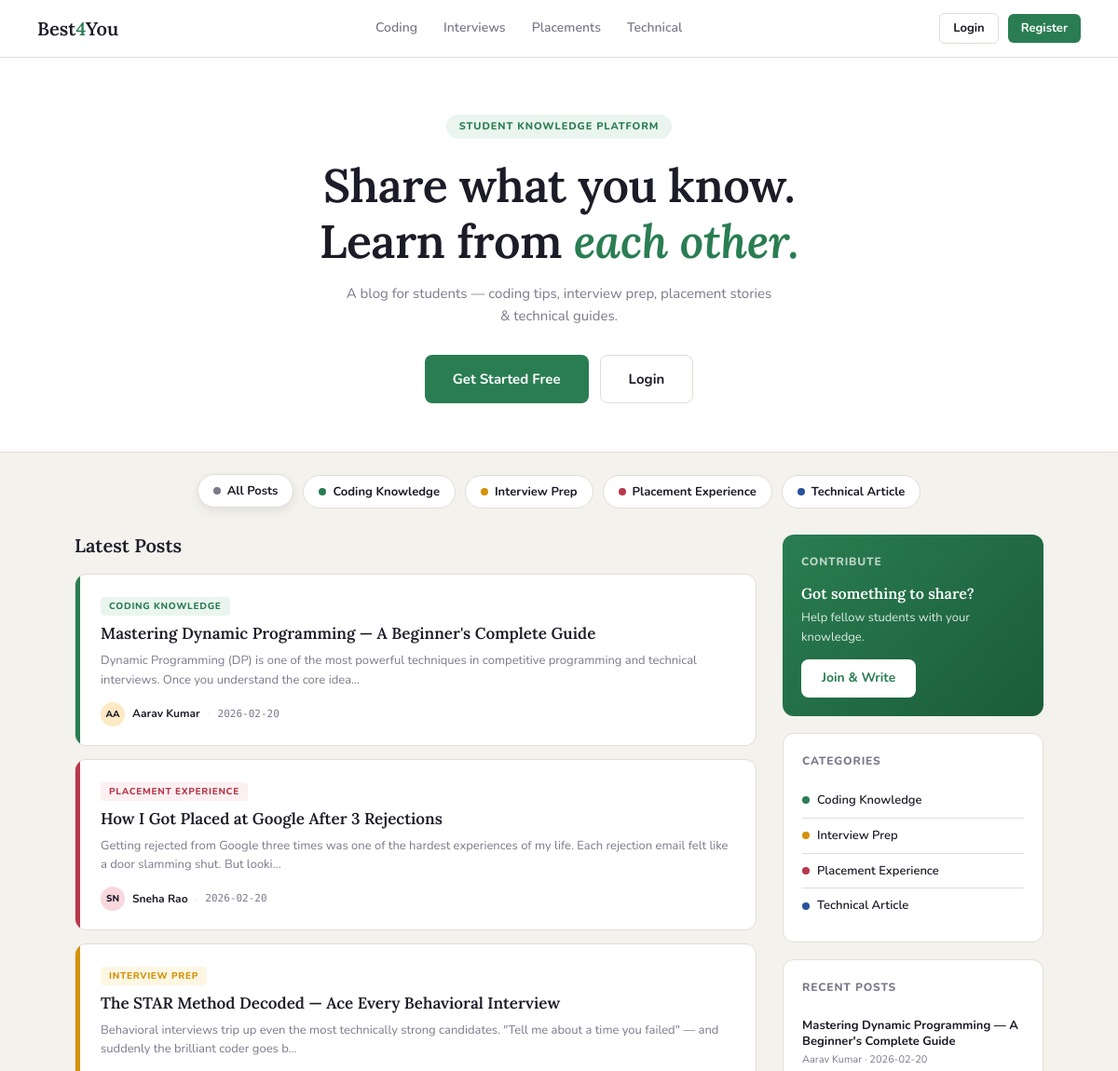
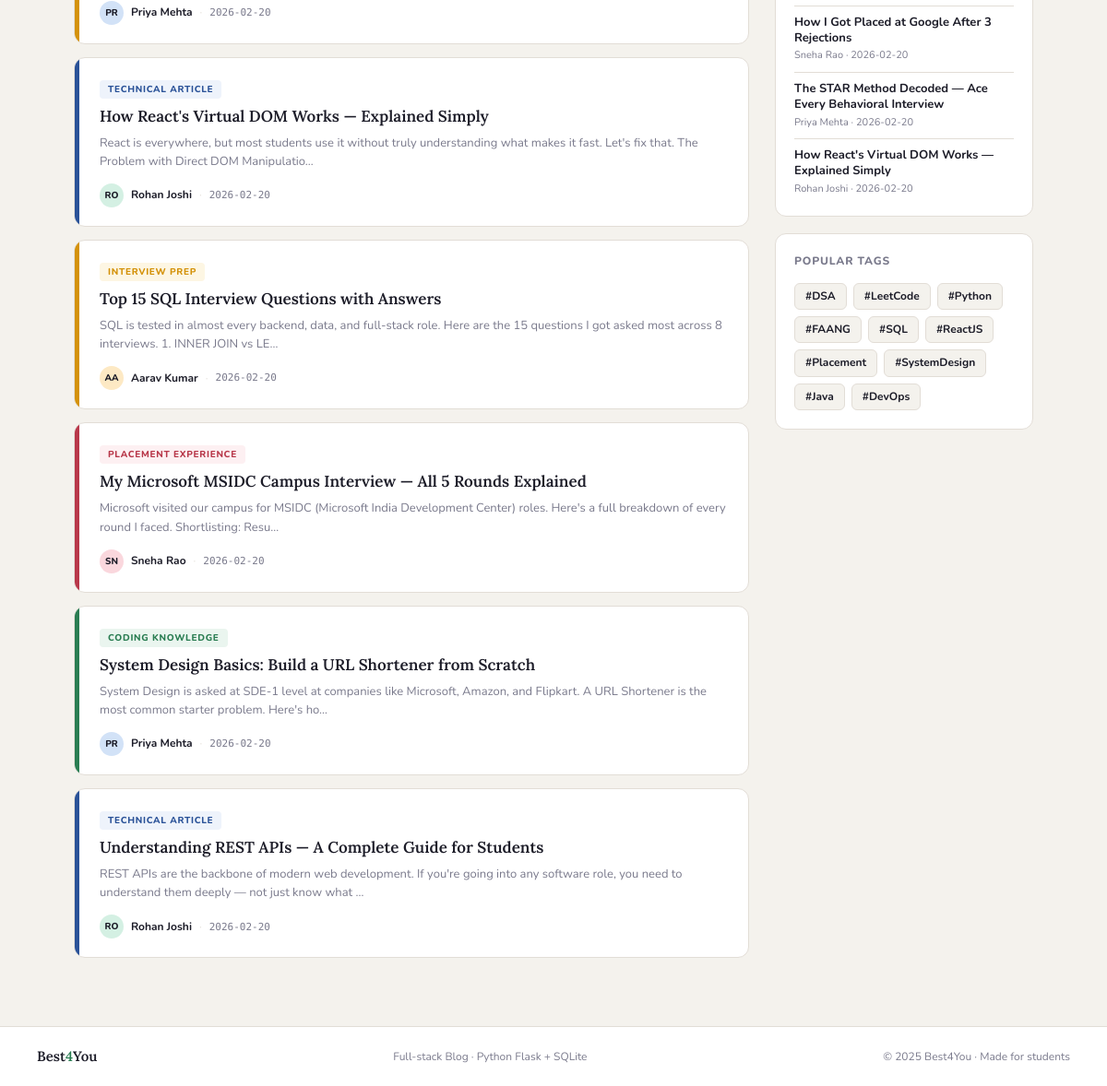
The page / on the database its author committed (2 pictures, top to bottom).
### tables this page shows
CREATE TABLE posts (
            id         INTEGER PRIMARY KEY AUTOINCREMENT,
            user_id    INTEGER NOT NULL,
            title      TEXT    NOT NULL,
            content    TEXT    NOT NULL,
            category   TEXT    NOT NULL,
            tags       TEXT    DEFAULT '',
            created_at TEXT    DEFAULT (DATETIME('now')),
            FOREIGN KEY (user_id) REFERENCES users(id)
        );

CREATE TABLE users (
            id       INTEGER PRIMARY KEY AUTOINCREMENT,
            name     TEXT    NOT NULL,
            username TEXT    NOT NULL UNIQUE,
            email    TEXT    NOT NULL UNIQUE,
            password TEXT    NOT NULL,
            salt     TEXT    NOT NULL,
            joined   TEXT    DEFAULT (DATE('now'))
        );

### routes/main.py (the view)
@main_bp.route('/')
def home():
    category = request.args.get('category', '')
    posts = get_all_posts(category if category in CATEGORIES else None)
    recent = get_all_posts()[:4]
    return render_template(
        'home.html',
        posts=posts,
        recent=recent,
        categories=CATEGORIES,
        active_cat=category,
    )

### database.py (called while the page is built)
def get_db():
    conn = sqlite3.connect(DB_PATH)
    conn.row_factory = sqlite3.Row  # Access columns by name
    return conn

def get_all_posts(category=None):
    conn = get_db()
    if category:
        posts = conn.execute(
            '''SELECT p.*, u.name AS author_name
               FROM posts p JOIN users u ON p.user_id = u.id
               WHERE p.category = ?
               ORDER BY p.created_at DESC''',
            (category,)
        ).fetchall()
    else:
        posts = conn.execute(
            '''SELECT p.*, u.name AS author_name
               FROM posts p JOIN users u ON p.user_id = u.id
               ORDER BY p.created_at DESC'''
        ).fetchall()
    conn.close()
    return posts

### templates/home.html (shortened to what this page needs)
{% extends "base.html" %}
{% block content %}
<section class="hero">
  <div class="hero-chip">Student Knowledge Platform</div>
  <h1>Share what you know.<br/>Learn from <em>each other.</em></h1>
  <p>A blog for students — coding tips, interview prep, placement stories &amp; technical guides.</p>
  <div class="hero-btns">
    {% if session.user_id %}
      <a href="{{ url_for('posts.write') }}" class="btn btn-green btn-lg">✍️ Write a Post</a>
      <a href="{{ url_for('posts.profile') }}" class="btn btn-outline btn-lg">My Profile</a>
    {% else %}
      <a href="{{ url_for('auth.register') }}" class="btn btn-green btn-lg">Get Started Free</a>
      <a href="{{ url_for('auth.login') }}" class="btn btn-outline btn-lg">Login</a>
    {% endif %}
  </div>
</section>
<div class="filter-bar">
  <a href="{{ url_for('main.home') }}" class="fpill fall {% if not active_cat %}on{% endif %}">
    <div class="fd" style="background:var(--muted)"></div> All Posts
  </a>
  {% for key, label in categories.items() %}
    <a href="{{ url_for('main.home') }}?category={{ key }}"
       class="fpill f{{ key[:1] }} {% if active_cat == key %}on{% endif %}">
      <div class="fd"></div> {{ label }}
    </a>
  {% endfor %}
</div>
<div class="content-wrap">
  <div class="posts-col">
    <h2 class="section-heading">
      {% if active_cat %}{{ categories[active_cat] }}{% else %}Latest Posts{% endif %}
    </h2>
    {% if posts %}
      {% for post in posts %}
        <article class="post-card" onclick="window.location='{{ url_for('posts.view_post', post_id=post.id) }}'">
          <div class="post-accent ac-{{ post.category }}"></div>
          <div class="post-inner">
            <span class="post-tag tb-{{ post.category }}">{{ categories[post.category] }}</span>
            <h3>{{ post.title }}</h3>
            <p class="post-excerpt">{{ post.content[:150] }}{% if post.content|length > 150 %}…{% endif %}</p>
            <div class="post-foot">
              <div class="post-meta-row">
                <div class="av-sm" style="background:var(--av-{{ loop.index % 4 }})">
                  {{ post.author_name[:2].upper() }}
                </div>
                <span class="author-name">{{ post.author_name }}</span>
                <span class="dot-sep">·</span>
                <span class="post-date">{{ post.created_at[:10] }}</span>
              </div>
            </div>
          </div>
        </article>
      {% endfor %}
    {% endif %}
  </div>
  <aside class="sidebar">
    <div class="widget widget-cta">
      <div class="widget-title">Contribute</div>
      <h3>Got something to share?</h3>
      <p>Help fellow students with your knowledge.</p>
      {% if session.user_id %}
        <a href="{{ url_for('posts.write') }}" class="btn btn-white">+ Write a Post</a>
      {% else %}
        <a href="{{ url_for('auth.register') }}" class="btn btn-white">Join & Write</a>
      {% endif %}
    </div>
    <div class="widget">
      <div class="widget-title">Categories</div>
      {% for key, label in categories.items() %}
        <a href="{{ url_for('main.home') }}?category={{ key }}" class="cat-link cat-{{ key }}">
          <span class="cat-dot"></span>{{ label }}
        </a>
      {% endfor %}
    </div>
    <div class="widget">
      <div class="widget-title">Recent Posts</div>
      {% for post in recent %}
        <a href="{{ url_for('posts.view_post', post_id=post.id) }}" class="recent-item">
          <div class="recent-title">{{ post.title }}</div>
          <div class="recent-meta">{{ post.author_name }} · {{ post.created_at[:10] }}</div>
        </a>
      {% endfor %}
    </div>
    <div class="widget">
      <div class="widget-title">Popular Tags</div>
      <div class="tag-cloud">
        {% for tag in ['#DSA','#LeetCode','#Python','#FAANG','#SQL','#ReactJS','#Placement','#SystemDesign','#Java','#DevOps'] %}
          <span class="tchip">{{ tag }}</span>
        {% endfor %}
      </div>
    </div>
  </aside>
</div>
{% endblock %}

### templates/base.html (shortened to what this page needs)
<!DOCTYPE html>
<html lang="en">
<head>
  <link rel="stylesheet" href="{{ url_for('static', filename='css/main.css') }}"/>
</head>
<body>
<nav>
  <a href="{{ url_for('main.home') }}" class="logo">Best<span>4</span>You</a>
  <div class="nav-center">
    <a href="{{ url_for('main.home') }}?category=coding">Coding</a>
    <a href="{{ url_for('main.home') }}?category=interview">Interviews</a>
    <a href="{{ url_for('main.home') }}?category=placement">Placements</a>
    <a href="{{ url_for('main.home') }}?category=tech">Technical</a>
  </div>
  <div class="nav-right">
    {% if session.user_id %}
      <a href="{{ url_for('posts.write') }}" class="btn btn-outline btn-sm">✍️ Write</a>
      <a href="{{ url_for('posts.profile') }}" class="nav-user">
        <div class="nav-avatar">{{ session.user_name[:2].upper() }}</div>
        <span>{{ session.user_name.split()[0] }}</span>
      </a>
      <a href="{{ url_for('auth.logout') }}" class="btn btn-sm" style="color:var(--muted);border:1.5px solid var(--border);background:transparent">Logout</a>
    {% else %}
      <a href="{{ url_for('auth.login') }}" class="btn btn-outline btn-sm">Login</a>
      <a href="{{ url_for('auth.register') }}" class="btn btn-green btn-sm">Register</a>
    {% endif %}
  </div>
</nav>
{% block content %}{% endblock %}
<footer>
  <div class="logo" style="font-size:15px">Best<span>4</span>You</div>
  <span>Full-stack Blog · Python Flask + SQLite</span>
  <span>© 2025 Best4You · Made for students</span>
</footer>
</body>
</html>

### rows shown on the page
posts: category "CODING KNOWLEDGE", title "Mastering Dynamic Programming — A Beginner's Complete Guide", content "Dynamic Programming (DP) is one of the most powerful techniques in competitive programming and technical interviews. Once you understand the core idea", name "AA", author_name "Aarav Kumar", created_at "2026-02-20"
posts: category "PLACEMENT EXPERIENCE", title "How I Got Placed at Google After 3 Rejections", content "Getting rejected from Google three times was one of the hardest experiences of my life. Each rejection email felt like a door slamming shut. But looki", name "SN", author_name "Sneha Rao", created_at "2026-02-20"
posts: category "INTERVIEW PREP", title "The STAR Method Decoded — Ace Every Behavioral Interview", content "Behavioral interviews trip up even the most technically strong candidates. \"Tell me about a time you failed\" — and suddenly the brilliant coder goes b", name "PR", author_name "Priya Mehta", created_at "2026-02-20"
posts: category "TECHNICAL ARTICLE", title "How React's Virtual DOM Works — Explained Simply", content "React is everywhere, but most students use it without truly understanding what makes it fast. Let's fix that. The Problem with Direct DOM Manipulatio", name "RO", author_name "Rohan Joshi", created_at "2026-02-20"
posts: category "INTERVIEW PREP", title "Top 15 SQL Interview Questions with Answers", content "SQL is tested in almost every backend, data, and full-stack role. Here are the 15 questions I got asked most across 8 interviews. 1. INNER JOIN vs LE", name "AA", author_name "Aarav Kumar", created_at "2026-02-20"
posts: category "PLACEMENT EXPERIENCE", title "My Microsoft MSIDC Campus Interview — All 5 Rounds Explained", content "Microsoft visited our campus for MSIDC (Microsoft India Development Center) roles. Here's a full breakdown of every round I faced. Shortlisting: Resu", name "SN", author_name "Sneha Rao", created_at "2026-02-20"
posts: category "CODING KNOWLEDGE", title "System Design Basics: Build a URL Shortener from Scratch", content "System Design is asked at SDE-1 level at companies like Microsoft, Amazon, and Flipkart. A URL Shortener is the most common starter problem. Here's ho", name "PR", author_name "Priya Mehta", created_at "2026-02-20"
posts: category "TECHNICAL ARTICLE", title "Understanding REST APIs — A Complete Guide for Students", content "REST APIs are the backbone of modern web development. If you're going into any software role, you need to understand them deeply — not just know what", name "RO", author_name "Rohan Joshi", created_at "2026-02-20"

### other values the page prints
{{ label }} "Coding Knowledge" "Interview Prep" "Placement Experience" "Technical Article"
{{ tag }} "#DSA" "#LeetCode" "#Python" "#FAANG" "#SQL" "#ReactJS" "#Placement" "#SystemDesign" "#Java" "#DevOps"
